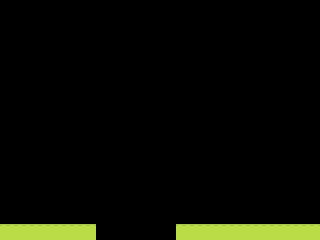

The image is a tile-based game level rendered from a .tmx file. Its description and complete source (layers, tilesets, objects, tile grids) follow:
An orthogonal 20x15 tile map with 16x16 px tiles, 1 tile layer (collision).

<map version="1.0" orientation="orthogonal" renderorder="right-down" width="20" height="15" tilewidth="16" tileheight="16" nextobjectid="1">
 <tileset firstgid="1" name="grass" tilewidth="16" tileheight="16" tilecount="1" columns="1">
  <image source="grass.png" trans="ff00ff" width="16" height="16" />
 </tileset>
 <layer name="collision" width="20" height="15">
  <data encoding="csv">
0,0,0,0,0,0,0,0,0,0,0,0,0,0,0,0,0,0,0,0,
0,0,0,0,0,0,0,0,0,0,0,0,0,0,0,0,0,0,0,0,
0,0,0,0,0,0,0,0,0,0,0,0,0,0,0,0,0,0,0,0,
0,0,0,0,0,0,0,0,0,0,0,0,0,0,0,0,0,0,0,0,
0,0,0,0,0,0,0,0,0,0,0,0,0,0,0,0,0,0,0,0,
0,0,0,0,0,0,0,0,0,0,0,0,0,0,0,0,0,0,0,0,
0,0,0,0,0,0,0,0,0,0,0,0,0,0,0,0,0,0,0,0,
0,0,0,0,0,0,0,0,0,0,0,0,0,0,0,0,0,0,0,0,
0,0,0,0,0,0,0,0,0,0,0,0,0,0,0,0,0,0,0,0,
0,0,0,0,0,0,0,0,0,0,0,0,0,0,0,0,0,0,0,0,
0,0,0,0,0,0,0,0,0,0,0,0,0,0,0,0,0,0,0,0,
0,0,0,0,0,0,0,0,0,0,0,0,0,0,0,0,0,0,0,0,
0,0,0,0,0,0,0,0,0,0,0,0,0,0,0,0,0,0,0,0,
0,0,0,0,0,0,0,0,0,0,0,0,0,0,0,0,0,0,0,0,
1,1,1,1,1,1,0,0,0,0,0,1,1,1,1,1,1,1,1,1
</data>
 </layer>
</map>
